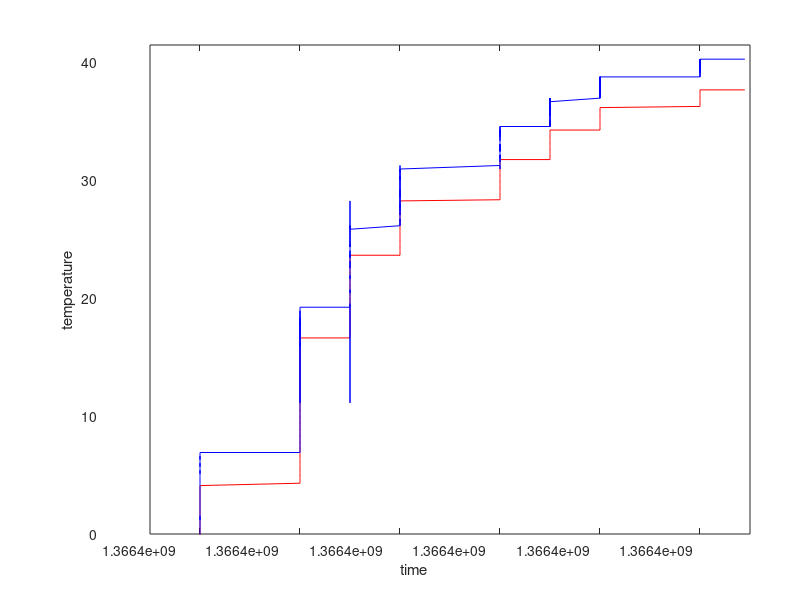

Write MATLAB code to recreate this figure.
clear all;
clc;

fid=fopen('warmup_20130419_13.58.50.csv');
c = textscan(fid,'%s %f %f %f %f %f','HeaderLines',0,'Delimiter',',','CollectOutput',1);
fclose(fid);

data = c{1,2};
cputime = data(:,2);

current_t = data (:,3);
detector_t = data (:,4);

figure(1);
title('Sine Function');
plot(cputime,current_t,'r',cputime,detector_t,'b');
xlabel('time');
ylabel('temperature');
axis([cputime(1),cputime(end),0,detector_t(end)]);

